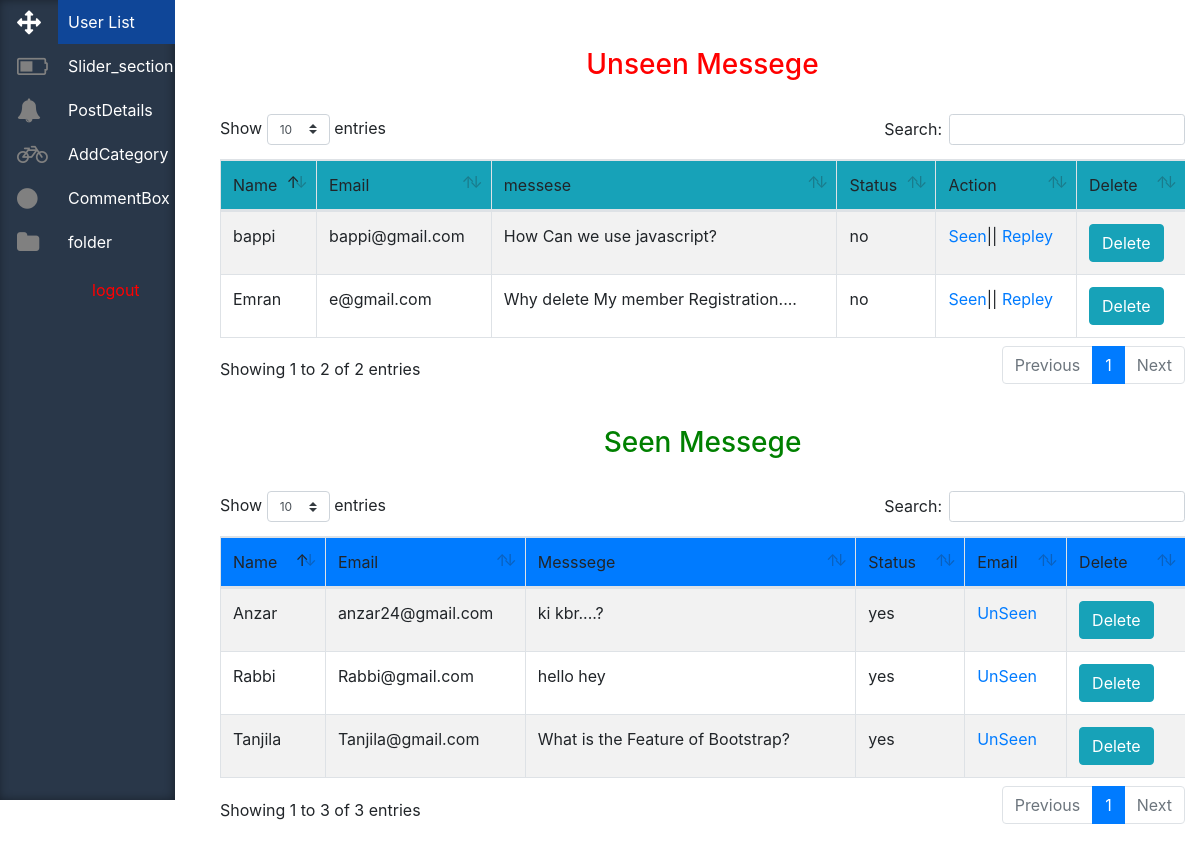
The page /Admin/adminpanel.php?public=Commentbox.php (signed in) on the database its author committed.
### tables this page shows
CREATE TABLE `contact` (
  `id` int(11) NOT NULL,
  `name` varchar(255) NOT NULL,
  `email` varchar(255) NOT NULL,
  `messege` text NOT NULL,
  `status` varchar(50) NOT NULL
);

### Admin/commentbox.php (the view, shortened to what this page needs)
<?php
 $seen ="SELECT * FROM contact WHERE status ='no' ";
 $seen_result = mysqli_query($conn, $seen);
?>
<!DOCTYPE html>
<html lang="en">
<head>
</head>
<body>
<br /><br />
           <div class="container">
                <h3 align="center" style="color: red">Unseen Messege</h3>
                <br />
                <div class="table-responsive">
                     <table id="employee_data" class="table table-striped table-bordered">
                          <thead>
                               <tr class="bg-info">
                                    <td>Name</td>
                                    <td>Email</td>
                                    <td>messese</td>
                                    <td>Status</td>
                                    <td>Action</td>
                                    <td>Delete</td>
                               </tr>
                          </thead>
                          <?php
                          while($row = mysqli_fetch_array($seen_result))
                          {
                             ?>
                             <tr>
                              <td><?php echo $row["name"] ?></td>
                             	<td><?php echo $row["email"] ?></td>
                             	<td><?php echo $row["messege"] ?></td>
                                <td><?php echo $row["status"] ?></td>
                             	<td><a href="approve.php?seen=<?php echo $row["id"]?>">Seen</a>|| <a href="">Repley</a></td>
                            	<td>
					<button type="button" class="btn btn-info btn-xs" data-toggle="modal" data-target="#myModal<?php echo $row['id']; ?>">Delete</button>
          </td>
        </tr>
 <?php } ?>
 </table>
</div>
 <div style="margin: 40px 0px">
  <?php
$seenby ="SELECT * FROM contact WHERE status='yes'";
$Total_result =mysqli_query($conn,$seenby);
  ?>
   <h3 align="center" style="color: green">Seen Messege</h3>
                <br />
   <div class="table-responsive">
                     <table id="employee" class="table table-striped table-bordered">
                          <thead>
                               <tr class="bg-primary">
                                    <td>Name</td>
                                    <td>Email</td>
                                    <td>Messsege</td>
                                    <td>Status</td>
                                    <td>Email</td>
                                    <td>Delete</td>
                               </tr>
                          </thead>
                          <?php
                          while($rr = mysqli_fetch_array($Total_result))
                          {
                             ?>
                             <tr>
                              <td><?php echo $rr["name"] ?></td>
                              <td><?php echo $rr["email"] ?></td>
                              <td><?php echo $rr["messege"] ?></td>
                              <td><?php echo $rr["status"] ?></td>
                                  <td><a href="notApprove.php?unseen=<?php echo $rr["id"]?>">UnSeen</a></td>
                              <td>
          <button type="button" class="btn btn-info btn-xs" data-toggle="modal" data-target="#myModal<?php echo $rr['id']; ?>">Delete</button>
          </td>
        </tr>
       <?php }?>
   </table>
 </div>
 </div>
 </div>
</body>
</html>

### Admin/css/design.css (style rules this page uses)
body { margin:0px; padding:0px; box-sizing:border-box; background:#354545; }

### rows shown on the page
contact: name "bappi", email "bappi@gmail.com", messege "How Can we use javascript?", status "no"
contact: name "Emran", email "e@gmail.com", messege "Why delete My member Registration....", status "no"
contact: name "Rabbi", email "Rabbi@gmail.com", messege "hello hey", status "yes"
contact: name "Tanjila", email "Tanjila@gmail.com", messege "What is the Feature of Bootstrap?", status "yes"
contact: name "Anzar", email "anzar24@gmail.com", messege "ki kbr....?", status "yes"
